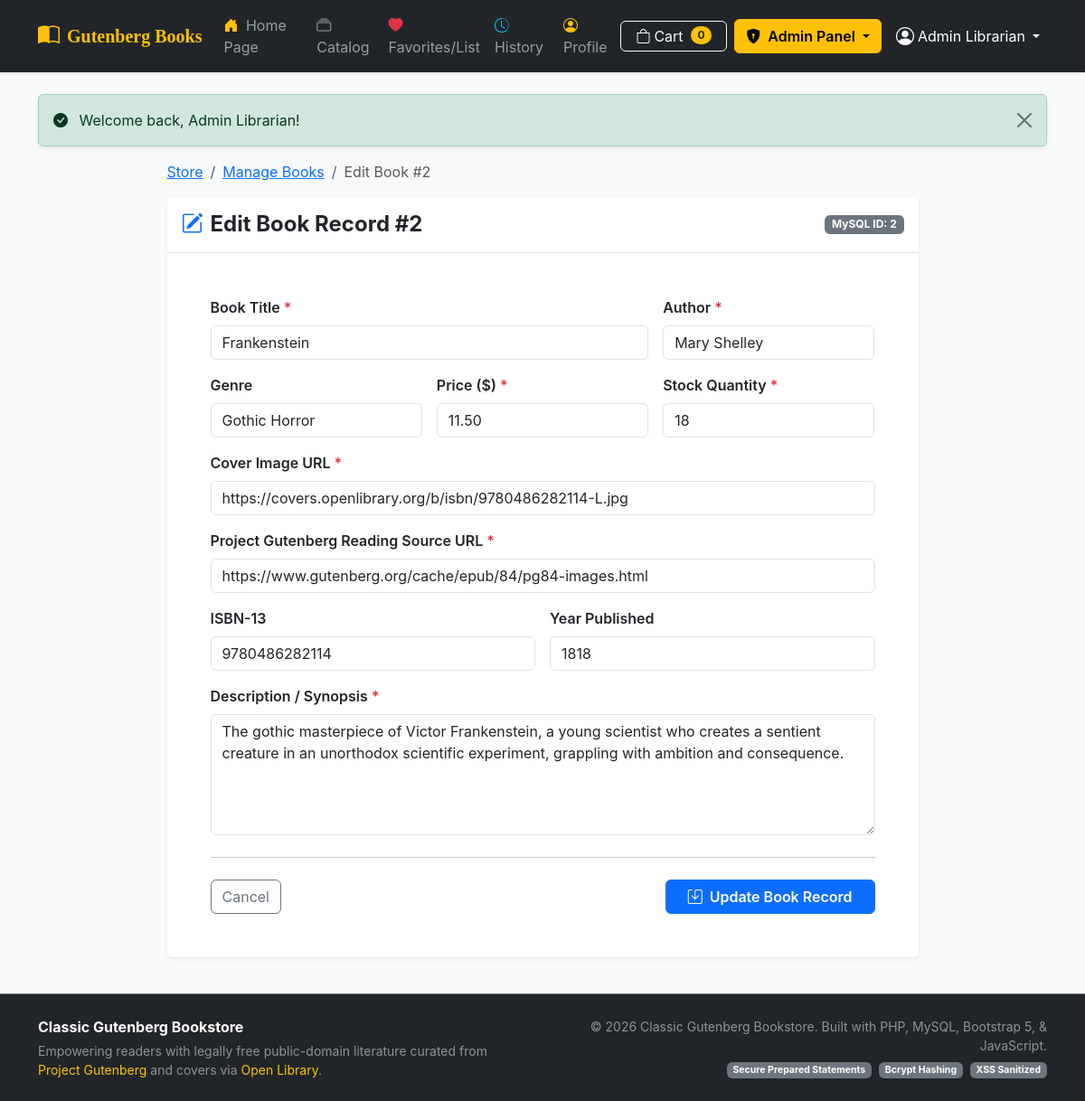
Screenshot of /admin/edit_book.php?id=2 (signed in) with the database file from the repository.
### tables this page shows
CREATE TABLE `books` (
  `id` INT UNSIGNED AUTO_INCREMENT PRIMARY KEY,
  `title` VARCHAR(255) NOT NULL,
  `author` VARCHAR(150) NOT NULL,
  `description` TEXT NOT NULL,
  `price` DECIMAL(10, 2) NOT NULL DEFAULT 0.00,
  `cover_image` VARCHAR(500) NOT NULL,
  `stock` INT UNSIGNED NOT NULL DEFAULT 10,
  `gutenberg_url` VARCHAR(500) NOT NULL COMMENT 'Link to full free text on Project Gutenberg',
  `isbn` VARCHAR(20) DEFAULT NULL,
  `year` INT DEFAULT NULL,
  `genre` VARCHAR(100) DEFAULT 'Classic Literature',
  `created_at` TIMESTAMP DEFAULT CURRENT_TIMESTAMP,
  `updated_at` TIMESTAMP DEFAULT CURRENT_TIMESTAMP ON UPDATE CURRENT_TIMESTAMP,
  INDEX `idx_books_title` (`title`),
  INDEX `idx_books_author` (`author`),
  INDEX `idx_books_genre` (`genre`)
);

### includes/auth_middleware.php (called while the page is built, shortened)
<?php
function e($string) {
    return htmlspecialchars((string)$string, ENT_QUOTES, 'UTF-8');
}

### admin/edit_book.php (the view, shortened to what this page needs)
<?php
require_once __DIR__ . '/../config/db.php';
require_once __DIR__ . '/../includes/auth_middleware.php';
$book_id = isset($_GET['id']) ? (int)$_GET['id'] : 0;
$update_success = false;
$submitted_data = null;
try {
    $stmt = $pdo->prepare("SELECT * FROM books WHERE id = :id");
    $stmt->execute([':id' => $book_id]);
    $book = $stmt->fetch();
} catch (PDOException $e) {
    die("Database error: " . $e->getMessage());
}
$title = $book['title'];
$author = $book['author'];
$description = $book['description'];
$price = $book['price'];
$cover_image = $book['cover_image'];
$stock = $book['stock'];
$gutenberg_url = $book['gutenberg_url'];
$isbn = $book['isbn'] ?? '';
$year = $book['year'] ?? '';
$genre = $book['genre'] ?? 'Classic Literature';
require_once __DIR__ . '/../includes/header.php';
?>
<div class="row justify-content-center my-3">
    <div class="col-lg-9">
        <nav aria-label="breadcrumb" class="mb-3">
            <ol class="breadcrumb">
                <li class="breadcrumb-item"><a href="/php_bookstore/index.php">Store</a></li>
                <li class="breadcrumb-item"><a href="/php_bookstore/admin/books.php">Manage Books</a></li>
                <li class="breadcrumb-item active">Edit Book #<?= $book_id ?></li>
            </ol>
        </nav>
        <?php if ($update_success && $submitted_data): ?>
            <div class="card border-0 shadow-sm mb-5">
                <div class="card-header bg-success text-white py-3">
                    <h4 class="mb-0 fw-bold"><i class="bi bi-check-circle-fill me-2"></i>Book Record Successfully Updated!</h4>
                    <small class="opacity-75">All changes to Record #<?= $book_id ?> were persisted to the MySQL database.</small>
                </div>
                <div class="card-body p-4">
                    <div class="alert alert-light border mb-4">
                        <h6 class="fw-bold mb-3">Updated Record Summary:</h6>
                        <div class="row g-3">
                            <div class="col-md-3 text-center">
                                <img src="<?= e($submitted_data['cover_image']) ?>" alt="" class="img-fluid rounded shadow-sm" style="max-height: 200px;">
                            </div>
                            <div class="col-md-9">
                                <table class="table table-sm table-borderless">
                                    <tr>
                                        <th style="width: 25%;">Title:</th>
                                        <td class="fw-bold"><?= e($submitted_data['title']) ?></td>
                                    </tr>
                                    <tr>
                                        <th>Author:</th>
                                        <td><?= e($submitted_data['author']) ?></td>
                                    </tr>
                                    <tr>
                                        <th>Price:</th>
                                        <td class="text-primary fw-bold">$<?= e($submitted_data['price']) ?></td>
                                    </tr>
                                    <tr>
                                        <th>Stock Quantity:</th>
                                        <td><?= e($submitted_data['stock']) ?> units</td>
                                    </tr>
                                    <tr>
                                        <th>Genre:</th>
                                        <td><span class="badge bg-secondary"><?= e($submitted_data['genre']) ?></span></td>
                                    </tr>
                                </table>
                            </div>
                        </div>
                    </div>
                    <div class="d-flex gap-2">
                        <a href="/php_bookstore/book_detail.php?id=<?= $book_id ?>" class="btn btn-primary" target="_blank">
                            <i class="bi bi-box-arrow-up-right me-1"></i> View Live Detail Page
                        </a>
                        <a href="/php_bookstore/admin/books.php" class="btn btn-outline-dark">
                            Back to Books List
                        </a>
                    </div>
                </div>
            </div>
        <?php else: ?>
            <div class="card border-0 shadow-sm">
                <div class="card-header bg-white py-3 border-bottom d-flex justify-content-between align-items-center">
                    <h4 class="fw-bold mb-0"><i class="bi bi-pencil-square text-primary me-2"></i>Edit Book Record #<?= $book_id ?></h4>
                    <span class="badge bg-secondary">MySQL ID: <?= $book_id ?></span>
                </div>
                <div class="card-body p-4 p-md-5">
                    <form method="POST" action="/php_bookstore/admin/edit_book.php?id=<?= $book_id ?>" novalidate>
                        <div class="row g-3">
                            <div class="col-md-8">
                                <label for="book-title" class="form-label fw-semibold">Book Title <span class="text-danger">*</span></label>
                                <input type="text" class="form-control" id="book-title" name="title" value="<?= e($title) ?>" required>
                            </div>
                            <div class="col-md-4">
                                <label for="book-author" class="form-label fw-semibold">Author <span class="text-danger">*</span></label>
                                <input type="text" class="form-control" id="book-author" name="author" value="<?= e($author) ?>" required>
                            </div>
                            <div class="col-md-4">
                                <label for="book-genre" class="form-label fw-semibold">Genre</label>
                                <input type="text" class="form-control" id="book-genre" name="genre" value="<?= e($genre) ?>" required>
                            </div>
                            <div class="col-md-4">
                                <label for="book-price" class="form-label fw-semibold">Price ($) <span class="text-danger">*</span></label>
                                <input type="number" step="0.01" min="0" class="form-control" id="book-price" name="price" value="<?= e($price) ?>" required>
                            </div>
                            <div class="col-md-4">
                                <label for="book-stock" class="form-label fw-semibold">Stock Quantity <span class="text-danger">*</span></label>
                                <input type="number" min="0" class="form-control" id="book-stock" name="stock" value="<?= e($stock) ?>" required>
                            </div>
                            <div class="col-12">
                                <label for="book-cover" class="form-label fw-semibold">Cover Image URL <span class="text-danger">*</span></label>
                                <input type="url" class="form-control" id="book-cover" name="cover_image" value="<?= e($cover_image) ?>" required>
                            </div>
                            <div class="col-12">
                                <label for="book-gutenberg" class="form-label fw-semibold">Project Gutenberg Reading Source URL <span class="text-danger">*</span></label>
                                <input type="url" class="form-control" id="book-gutenberg" name="gutenberg_url" value="<?= e($gutenberg_url) ?>" required>
                            </div>
                            <div class="col-md-6">
                                <label for="book-isbn" class="form-label fw-semibold">ISBN-13</label>
                                <input type="text" class="form-control" id="book-isbn" name="isbn" value="<?= e($isbn) ?>">
                            </div>
                            <div class="col-md-6">
                                <label for="book-year" class="form-label fw-semibold">Year Published</label>
                                <input type="number" class="form-control" id="book-year" name="year" value="<?= e($year) ?>">
                            </div>
                            <div class="col-12">
                                <label for="book-desc" class="form-label fw-semibold">Description / Synopsis <span class="text-danger">*</span></label>
                                <textarea class="form-control" id="book-desc" name="description" rows="5" required><?= e($description) ?></textarea>
                            </div>
                        </div>
                        <hr class="my-4">
                        <div class="d-flex justify-content-between">
                            <a href="/php_bookstore/admin/books.php" class="btn btn-outline-secondary">
                                Cancel
                            </a>
                            <button type="submit" class="btn btn-primary px-4 fw-semibold">
                                <i class="bi bi-save me-1"></i> Update Book Record
                            </button>
                        </div>
                    </form>
                </div>
            </div>
        <?php endif; ?>
    </div>
</div>
<?php require_once __DIR__ . '/../includes/footer.php'; ?>

### assets/css/style.css (style rules this page uses)
:root { --book-cover-height: 280px; }
body { font-family: 'Plus Jakarta Sans', -apple-system, BlinkMacSystemFont, "Segoe UI", Roboto, sans-serif; color: #2b2d42; }

### rows the page displays
books: title "Frankenstein", author "Mary Shelley", genre "Gothic Horror", price "11.50", stock "18", cover_image "https://covers.openlibrary.org/b/isbn/9780486282114-L.jpg", gutenberg_url "https://www.gutenberg.org/cache/epub/84/pg84-images.html", isbn "9780486282114", year "1818", description "The gothic masterpiece of Victor Frankenstein, a young scientist who creates a sentient creature in an unorthodox scientific experiment, grappling with ambition and consequence."

### other values shown
$cart_count "0"
$_SESSION['user_name'] "Admin Librarian"
$_SESSION['flash_success'] "Welcome back, Admin Librarian!"
$book_id "2"
